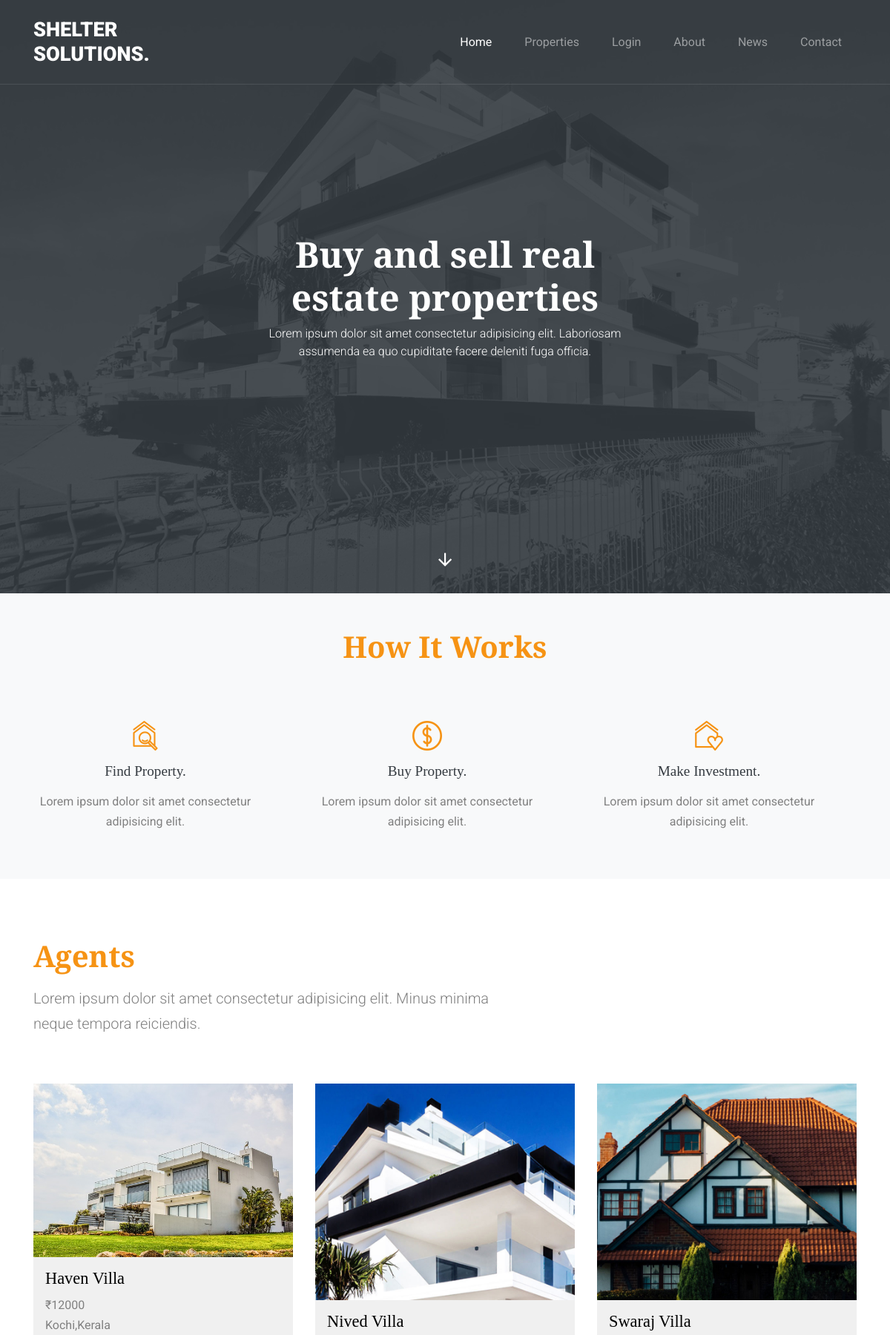
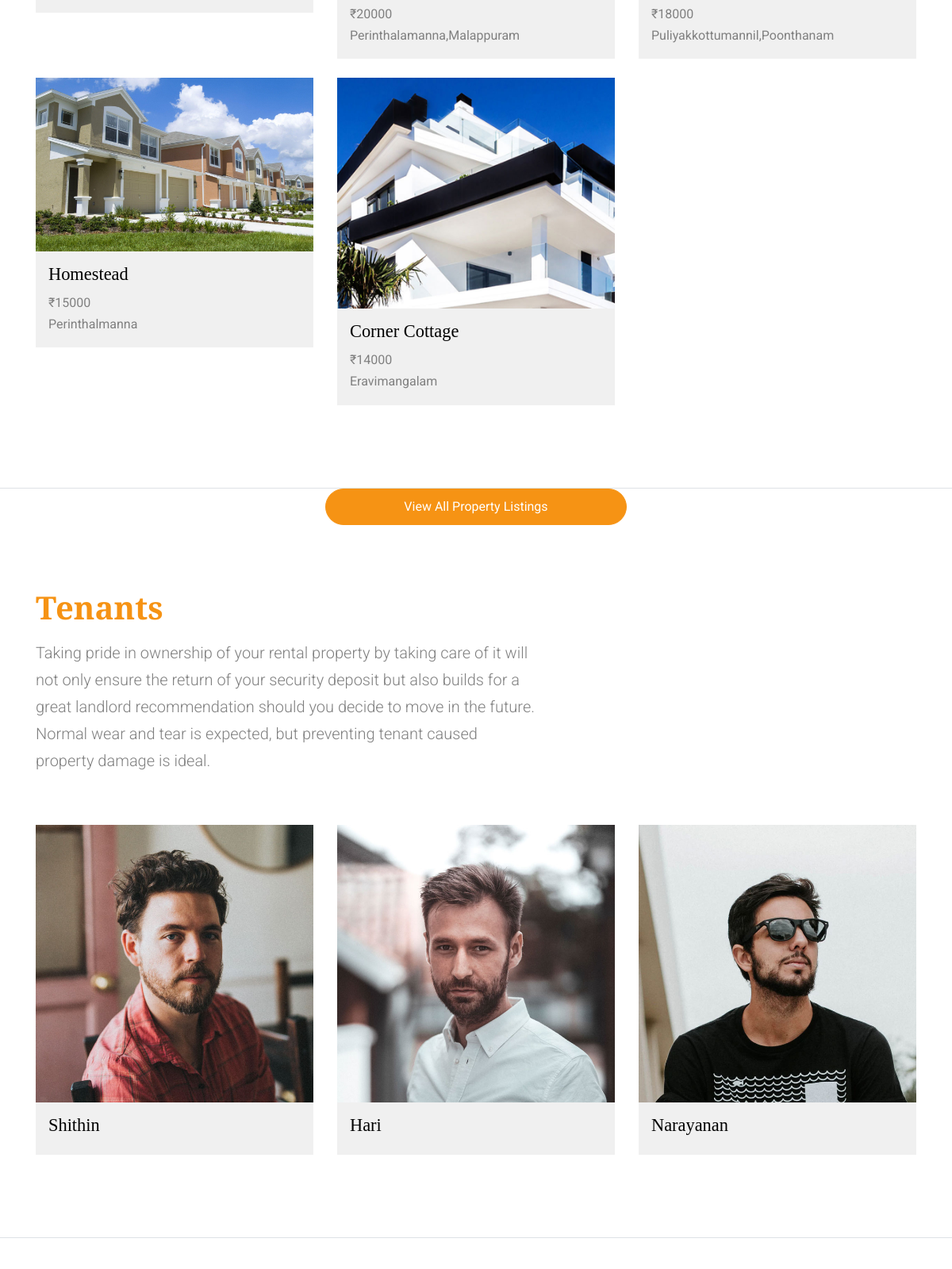
The page / (upper part) on the database its author committed (2 pictures, top to bottom).
### shelterapp/models.py (models this page shows, shortened)
class property(models.Model):
    p_name = models.CharField(max_length=100)
    addr = models.TextField()
    location = models.CharField(max_length=100)
    features = models.TextField()

class tenant(models.Model):
    t_name = models.CharField(max_length=100)
    photo = models.FileField(upload_to='shelterapp/static/images')
    addr = models.TextField()
    docu = models.FileField(upload_to='shelterapp/static/images')

### shelterapp/views.py (the view)
# urls.py: path('',index),
def index(request):
    a = property.objects.all()
    b = Unit.objects.all()
    c = tenant_unit.objects.all()
    unit_id = []
    p_name = []
    addr = []
    location = []
    features = []
    img = []
    Property = []
    type = []
    rent = []
    t_id = []
    t_name = []
    photo = []
    t_addr = []
    docu = []
    for i in b:
        unit_id.append(i.id)
        p_name.append(i.Property.p_name)
        addr.append(i.Property.addr)
        img.append(str(i.img).split('/')[-1])
        type.append(i.type)
        rent.append(i.rent)
    for i in c:
        t_id.append(i.id)
        t_name.append(i.Tenant.t_name)
        photo.append(str(i.Tenant.photo).split('/')[-1])
        t_addr.append(i.Tenant.addr)
        docu.append(i.Tenant.docu)
    print(img)
    mylist1 = zip(p_name, addr, img, type, rent, unit_id)
    mylist2 = zip(t_name, photo, t_addr, docu, t_id)
    return render(request,'index.html',{'data1':mylist1,'data2':mylist2})

### shelterapp/templates/index.html (shortened to what this page needs)
<!DOCTYPE html>
{% load static %}
<html lang="en">
  <head>
    <link rel="stylesheet" href="{% static 'fonts/icomoon/style.css' %}">
    <link rel="stylesheet" href="{% static 'css/bootstrap.min.css' %}">
    <link rel="stylesheet" href="{% static 'css/jquery-ui.css' %}">
    <link rel="stylesheet" href="{% static 'css/owl.carousel.min.css' %}">
    <link rel="stylesheet" href="{% static 'css/owl.theme.default.min.css' %}">
    <link rel="stylesheet" href="{% static 'css/owl.theme.default.min.css' %}">
    <link rel="stylesheet" href="{% static 'css/jquery.fancybox.min.css' %}">
    <link rel="stylesheet" href="{% static 'css/bootstrap-datepicker.css' %}">
    <link rel="stylesheet" href="{% static 'fonts/flaticon/font/flaticon.css' %}">
    <link rel="stylesheet" href="{% static 'css/aos.css' %}">
    <link rel="stylesheet" href="{% static 'css/style.css' %}">
  </head>
  <body data-spy="scroll" data-target=".site-navbar-target" data-offset="300">
  <div class="site-wrap">
    <header class="site-navbar py-4 js-sticky-header site-navbar-target" role="banner">
      <div class="container">
        <div class="row align-items-center">
          <div class="col-6 col-xl-2">
            <h1 class="mb-0 site-logo m-0 p-0"><a href="index.html" class="mb-0">Shelter Solutions.</a></h1>
          </div>
          <div class="col-12 col-md-10 d-none d-xl-block">
            <nav class="site-navigation position-relative text-right" role="navigation">
              <ul class="site-menu main-menu js-clone-nav mr-auto d-none d-lg-block">
                <li><a href="#home-section" class="nav-link">Home</a></li>
                <li><a href="http://127.0.0.1:8000/properties" class="nav-link">Properties</a></li>
                <li><a href="http://127.0.0.1:8000/admin_log" class="nav-link">Login</a></li>
                <li><a href="#about-section" class="nav-link">About</a></li>
                <li><a href="#news-section" class="nav-link">News</a></li>
                <li><a href="#contact-section" class="nav-link">Contact</a></li>
              </ul>
            </nav>
          </div>
        </div>
      </div>
    </header>
    <div class="site-blocks-cover overlay" style="background-image: url({% static 'images/hero_1.jpg' %});" data-aos="fade" id="home-section">
      <div class="container">
        <div class="row align-items-center justify-content-center">
          <div class="col-md-6 mt-lg-5 text-center">
            <h1>Buy and sell real estate properties</h1>
            <p class="mb-5">Lorem ipsum dolor sit amet consectetur adipisicing elit. Laboriosam assumenda ea quo cupiditate facere deleniti fuga officia.</p>
          </div>
        </div>
      </div>
      <a href="#howitworks-section" class="smoothscroll arrow-down"><span class="icon-arrow_downward"></span></a>
    </div>
    <div class="py-5 bg-light site-section how-it-works" id="howitworks-section">
      <div class="container">
        <div class="row mb-5 justify-content-center">
          <div class="col-md-7 text-center">
            <h2 class="section-title mb-3">How It Works</h2>
          </div>
        </div>
        <div class="row">
          <div class="col-md-4 text-center">
            <div class="pr-5">
              <span class="custom-icon flaticon-house text-primary"></span>
              <h3 class="text-dark">Find Property.</h3>
              <p>Lorem ipsum dolor sit amet consectetur adipisicing elit.</p>
            </div>
          </div>
          <div class="col-md-4 text-center">
            <div class="pr-5">
              <span class="custom-icon flaticon-coin text-primary"></span>
              <h3 class="text-dark">Buy Property.</h3>
              <p>Lorem ipsum dolor sit amet consectetur adipisicing elit.</p>
            </div>
          </div>
          <div class="col-md-4 text-center">
            <div class="pr-5">
              <span class="custom-icon flaticon-home text-primary"></span>
              <h3 class="text-dark">Make Investment.</h3>
              <p>Lorem ipsum dolor sit amet consectetur adipisicing elit.</p>
            </div>
          </div>
        </div>
      </div>
    </div>
<section class="site-section border-bottom" id="agents-section">
      <div class="container">
        <div class="row mb-5">
          <div class="col-md-7 text-left">
            <h2 class="section-title mb-3">Agents</h2>
            <p class="lead">Lorem ipsum dolor sit amet consectetur adipisicing elit. Minus minima neque tempora reiciendis.</p>
          </div>
        </div>
        <div class="row">
          {% for i,j,k,l,m,n in data1 %}
          <div class="col-md-6 col-lg-4 mb-4">
            <div class="team-member">
              <figure>
                <img src="/static/images/{{k}}" alt="Image" class="img-fluid" >
              </figure>
              <div class="p-3">
                <h3 class="mb-2">{{i}}</h3>
                <span class="position">₹{{m}}</span><br>
                <span class="position">{{j}}</span>
              </div>
            </div>
          </div>
      {% endfor %}
        </div>
      </div>
    </section>
        </div>
        <div class="row justify-content-center">
          <div class="col-md-4">
            <a href="http://127.0.0.1:8000/properties" class="btn btn-primary btn-block">View All Property Listings</a>
          </div>
        </div>
    <section class="site-section border-bottom" id="agents-section">
      <div class="container">
        <div class="row mb-5">
          <div class="col-md-7 text-left">
            <h2 class="section-title mb-3">Tenants</h2>
            <p class="lead">Taking pride in ownership of your rental property by taking care of it will not only ensure the return of your security deposit but also builds for a great landlord recommendation should you decide to move in the future. Normal wear and tear is expected, but preventing tenant caused property damage is ideal.</p>
          </div>
        </div>
        <div class="row">
          {% for i,j,k,l,m in data2 %}
          <div class="col-md-6 col-lg-4 mb-4">
            <div class="team-member">
              <figure>
                <a href="http://127.0.0.1:8000/tenant_single/{{m}}"> <img src="/static/images/{{j}}" alt="Image" class="img-fluid"></a>
              </figure>
              <div class="p-3">
                <h3 class="mb-2">{{i}}</h3>
              </div>
            </div>
          </div>
        {% endfor %}
        </div>
      </div>
    </section>
    <section class="site-section" id="about-section">
    </section>
  </body>
</html>

### shelterapp/static/css/style.css (style rules this page uses)
body { line-height: 1.7; color: gray; font-weight: 400; font-size: 1rem; }
a { -webkit-transition: .3s all ease; -o-transition: .3s all ease; transition: .3s all ease; }
h1, h2, h3, h4, h5, .h1, .h2, .h3, .h4, .h5 { font-family: "Playfair Display", serif; }
.site-wrap:before { display: none; -webkit-transition: .3s all ease-in-out; -o-transition: .3s all ease-in-out; transition: .3s all ease-in-out; background: rgba(0, 0, 0, 0.6); content: ""; position: absolute; z-index: 2000; top: 0; left: 0; right: 0; bottom: 0; opacity: 0; visibility: hidden; }
.btn { font-size: 16px; border-radius: 30px; padding: 10px 30px; }
.btn.btn-primary { background: #f69314; border-color: #f69314; color: #fff; }
.site-section { padding: 2.5em 0; }
@media (min-width: 768px) { .site-section { padding: 5em 0; } }
.site-navbar { margin-bottom: 0px; z-index: 1999; position: absolute; width: 100%; }
.site-navbar .site-logo { position: relative; left: 0; font-size: 1.7rem; font-weight: 900; text-transform: uppercase; font-family: "Roboto", -apple-system, BlinkMacSystemFont, "Segoe UI", Roboto, "Helvetica Neue", Arial, sans-serif, "Apple Color Emoji", "Segoe UI Emoji", "Segoe UI Symbol", "Noto Color Emoji"; }
.site-navbar .site-navigation .site-menu { margin-bottom: 0; }
.site-navbar .site-navigation .site-menu .active { display: inline-block; padding: 5px 20px; }
.site-navbar .site-navigation .site-menu a { text-decoration: none !important; display: inline-block; }
.site-navbar .site-navigation .site-menu > li { display: inline-block; }
.site-navbar .site-navigation .site-menu > li > a { padding: 5px 20px; color: rgba(255, 255, 255, 0.5); display: inline-block; text-decoration: none !important; }
.site-mobile-menu .site-nav-wrap { padding: 0; margin: 0; list-style: none; position: relative; }
.site-mobile-menu .site-nav-wrap a { padding: 10px 20px; display: block; position: relative; color: #212529; }
.site-mobile-menu .site-nav-wrap li { position: relative; display: block; }
.site-mobile-menu .site-nav-wrap li .active { color: #f69314; }
.site-mobile-menu .site-nav-wrap > li { display: block; position: relative; float: left; width: 100%; }
.site-mobile-menu .site-nav-wrap > li > a { padding-left: 20px; font-size: 20px; }
.sticky-wrapper .site-navbar { -webkit-transition: .3s all ease; -o-transition: .3s all ease; transition: .3s all ease; }
.sticky-wrapper .site-navbar { border-bottom: 1px solid rgba(255, 255, 255, 0.1); }
.sticky-wrapper .site-navbar .site-logo a { color: #fff; }
.sticky-wrapper .site-navbar ul li a { color: rgba(255, 255, 255, 0.7); }
.sticky-wrapper .site-navbar ul li a.active { color: #fff; }
.site-blocks-cover { background-size: cover; background-repeat: no-repeat; background-position: top; background-position: center center; }
.site-blocks-cover.overlay { position: relative; }
.site-blocks-cover.overlay:before { position: absolute; content: ""; left: 0; bottom: 0; right: 0; top: 0; background: rgba(52, 58, 64, 0.9); }
.site-blocks-cover, .site-blocks-cover > .container > .row { min-height: 600px; height: calc(100vh); }
.site-blocks-cover h1 { font-size: 3rem; font-weight: 400; color: #fff; font-weight: 900; }
.site-blocks-cover p { color: white; font-size: 1rem; line-height: 1.5; font-weight: 300; }
.bg-light { background: #ccc; }
.section-title { color: #f69314; font-size: 40px; font-weight: 900; }
.position-relative { position: relative; }
.team-member { background: #f0f0f0; }
.team-member figure { margin: 0; padding: 0; position: relative; overflow: hidden; }
.team-member h3 { color: #000; margin: 0; bottom: 0; font-size: 1.4rem; }
.team-member .position { color: gray; }
.arrow-down { position: absolute; left: 50%; -webkit-transform: translateX(-50%); -ms-transform: translateX(-50%); transform: translateX(-50%); font-size: 1.7rem; z-index: 2; color: #fff; bottom: 20px; }
.arrow-down > span { -webkit-transition: .2s all ease; -o-transition: .2s all ease; transition: .2s all ease; position: relative; top: 0; }
.how-it-works .custom-icon { font-size: 2.5rem; }
.how-it-works h3 { font-size: 1.2rem; margin-bottom: 1rem; }

### rows shown on the page
property: data1 "Haven Villa", data1 "Kochi,Kerala"
property: data1 "Nived Villa", data1 "Perinthalamanna,Malappuram"
property: data1 "Swaraj Villa", data1 "Puliyakkottumannil,Poonthanam"
property: data1 "Homestead", data1 "Perinthalmanna"
property: data1 "Corner Cottage", data1 "Eravimangalam"
tenant: data2 "Shithin"
tenant: data2 "Hari"
tenant: data2 "Narayanan"

### other values the page prints
{{ m }} "12000" "20000" "18000" "15000" "14000"
